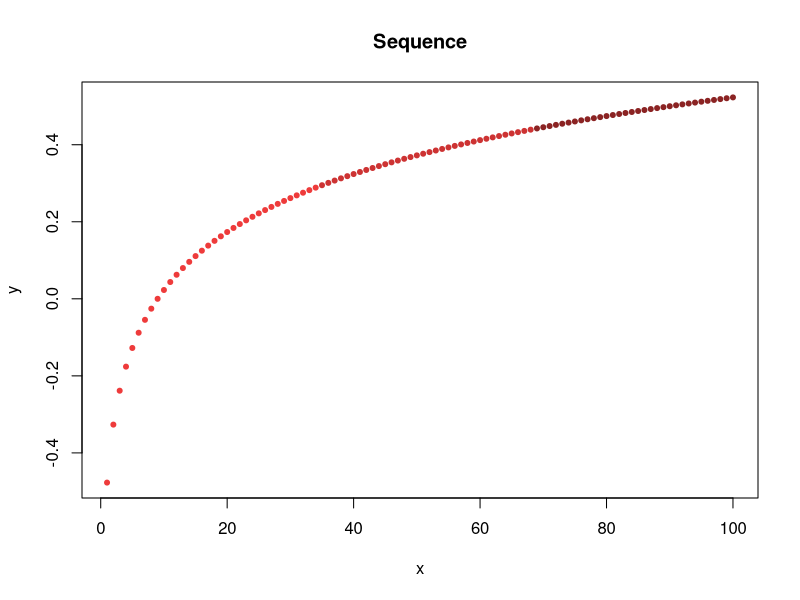

Reproduce this figure in R.
pall<-c()
its <- 100 # how many iterations to perform
rat <- 9 # divides x by this number
y<-c()
x<-(1:its)
showSeries<-FALSE #plot series (TRUE) or sequence (FALSE)
ct<-ceiling(its/3) # setting up colors
for (i in 1:ct) {
  pall<-append(pall,'brown2')
}

for (i in 1:ct) {
  pall<-append(pall,'brown3')
}

for (i in 1:ct) {
  pall<-append(pall,'brown4')
}
func<-function(xIn){
  b<-xIn/rat # b stands for x after ratio is applied
  yout<-log(b, base = 100)
  return(yout)
}
ySer <- c(0)
for(i in 1:its){
  y<-append(y,func(x[i]))
  if(i!=1&&showSeries){
    ySer<-append(ySer,y[i]+ySer[i-1])
  }
}
# add type = "l" to see a line graph 
if(showSeries){
  plot(x,ySer, main = "Series", col=pall, pch=20, cex=1)
}else{
  plot(x,y,main="Sequence", col=pall, pch=20, cex=1)
}


